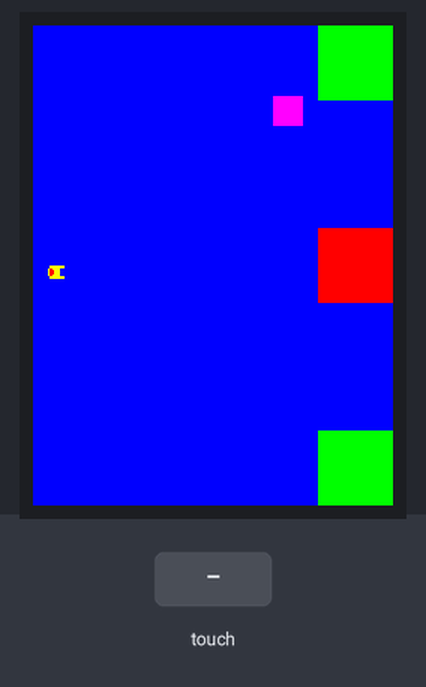
A sketch run on a simulated Arduino Uno, built with avr-gcc and run on an emulated ATmega328P. Parts: 240×320 colour display. Inputs (shaded band) come from the test bench. Random numbers use the default seed unless the sketch sets one; what the sketch prints to the serial monitor is not drawn.

Above: at 13.3 s.
At 14.4 s:
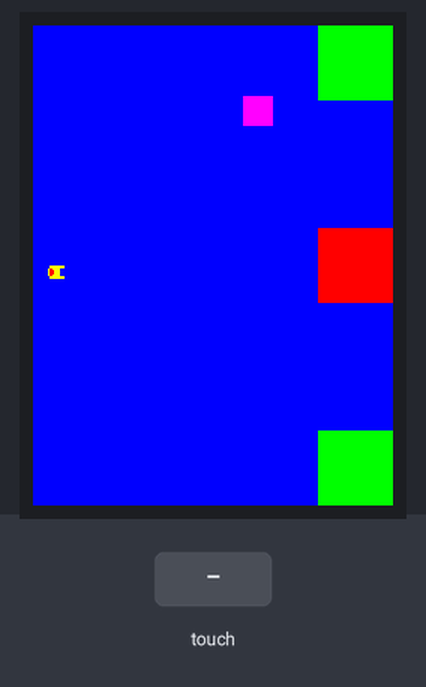
14.5 s: touch panel pressed at 13 % / 90 % of its raw x / y range
At 15.1 s:
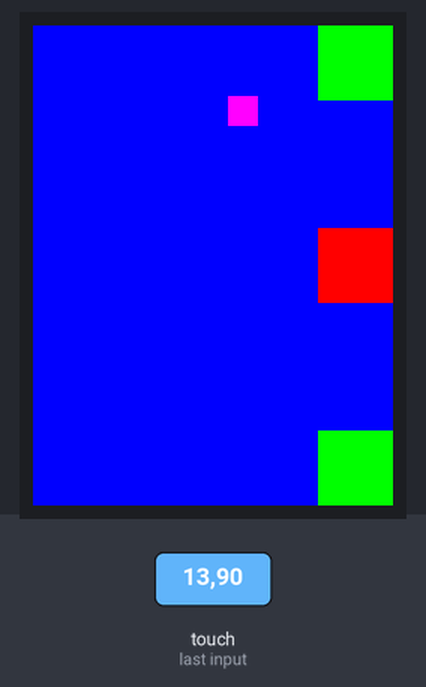
Timing chart, 0 to 17.5 s (numbered marks = the images above; inputs shaded):
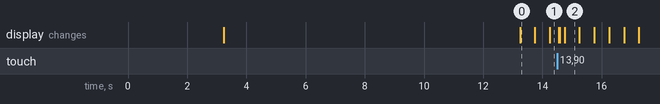

Measured:
- what the display in image 0 shows lasts 0.5 s, from 13.2 s to 13.7 s

The sketch:

TFT5.ino
```cpp
#include <Adafruit_GFX.h>
#include <TouchScreen.h>
#include <MCUFRIEND_kbv.h>

#define MINPRESSURE 20
#define MAXPRESSURE 1000

#define BLACK   0x0000
#define BLUE    0x001F
#define RED     0xF800
#define GREEN   0x07E0
#define CYAN    0x07FF
#define MAGENTA 0xF81F
#define YELLOW  0xFFE0
#define WHITE   0xFFFF
int ID;
byte YP = A1;
byte XM = A2;
byte YM = 7;
byte  XP = 6;
MCUFRIEND_kbv tft;
int x = tft.height() / 2;
int y = 10;
int bulletx = x + 3;
int bullety = y + 20;
int enemyy = 160;
int enemyx = random(40, 280);
long timeenemy = 0;
long timebullet = 0;
long timeship = 0;
long timeenemycomesback = 0;
bool bulletstart = 0;
byte timeshipcounter = 0;
byte ship[99] = {
  0, 0, 1, 1, 1, 1, 1, 0, 0,
  1, 1, 2, 2, 2, 2, 2, 1, 1,
  1, 1, 2, 2, 2, 2, 2, 1, 1,
  1, 1, 1, 2, 2, 2, 1, 1, 1,
  1, 1, 1, 1, 1, 1, 1, 1, 1,
  1, 1, 1, 1, 1, 1, 1, 1, 1,
  1, 1, 1, 1, 1, 1, 1, 1, 1,
  1, 1, 1, 1, 1, 1, 1, 1, 1,
  1, 1, 0, 0, 0, 0, 0, 1, 1,
  1, 1, 0, 0, 0, 0, 0, 1, 1,
  1, 1, 0, 0, 0, 0, 0, 1, 1
};
byte bullet[30] = {
  0, 2, 2, 2, 0,
  2, 1, 1, 1, 2,
  2, 1, 1, 1, 2,
  2, 1, 1, 1, 2,
  2, 1, 1, 1, 2,
  0, 2, 2, 2, 0
};
byte meteorite[54] = {
  1, 0, 1, 1, 0, 1,
  1, 1, 1, 1, 1, 1,
  0, 1, 1, 1, 1, 1,
  1, 1, 1, 1, 1, 1,
  1, 1, 1, 1, 1, 0,
  1, 1, 1, 1, 1, 0,
  0, 1, 1, 1, 1, 1,
  0, 1, 1, 1, 1, 1,
  1, 0, 0, 0, 0, 0
};
TouchScreen ts = TouchScreen(XP, YP, XM, YM, 500);
TSPoint tp;
void drawShip(bool color) {  //0-off-blue 1-on-yellow
  if (color == 0) {
    tft.fillRect(y, x, 11, 9, BLUE);
  }
  else {
    for (int i = 0; i < 99; ++i) {
      int x1 = i % 9;
      int y1 = i / 9;
      x1 = x1 + x;
      y1 = y1 + y;

      if (ship[i] == 1) {
        tft.drawPixel(y1, x1,  YELLOW);
      }
      if (ship[i] == 2) {
        tft.drawPixel(y1, x1, RED);
      }
      if (ship[i] == 0) {
        tft.drawPixel(y1, x1,  BLUE);
      }
    }
  }

}
void drawBullet(bool color) {
  if (color == 0) {
    tft.fillRect(bullety, bulletx, 6, 5, BLUE);
  }
  else {
    for (int i = 0; i < 30; ++i) {
      int x2 = i % 5;
      int y2 = i / 5;
      x2 = x2 + bulletx;
      y2 = y2 + bullety;
      if (bullet[i] == 1) {
        tft.drawPixel(y2, x2,  YELLOW);
      }
      if (bullet[i] == 2) {
        tft.drawPixel(y2, x2, MAGENTA);
      }
      if (bullet[i] == 0) {
        tft.drawPixel(y2, x2, BLUE);
      }
    }
  }
}
void setup() {
  // put your setup code here, to run once:
  Serial.begin(9600);
  delay(3000);
  tft.reset();
  Serial.println(tft.readID(), HEX);
  Serial.print(tft.width());
  Serial.print(tft.height());
  tft.begin(0x9320);
  tft.setRotation(0);
  tft.fillScreen(BLUE);
  tft.setTextSize(2); tft.setCursor(50, tft.width() / 2); tft.setTextColor(WHITE);  //  5x5
  //tft.fillRect(y, x, 15, 15, YELLOW);
  drawShip(1);
  delay(10000);

  tft.fillRect(190, 270, 50, 50, GREEN);
  tft.fillRect(190, 0, 50, 50, GREEN);
  tft.fillRect(190, 135, 50, 50, RED);
  tft.fillRect(enemyy, enemyx, 20, 20, MAGENTA);
  timeenemy = millis();
  timebullet = millis();
  timeship = millis();
  timeenemycomesback = millis();

}
void loop() {
  // put your main code here, to run repeatedly:
  tp = ts.getPoint();
  pinMode(XM, OUTPUT);
  pinMode(YP, OUTPUT);
  pinMode(XP, OUTPUT);
  pinMode(YM, OUTPUT);
  if (tp.z > MINPRESSURE && tp.z < MAXPRESSURE) {  // z = pressure
    int x1 = map(tp.y, 910, 220, 0, 320);
    int y1 = map(tp.x, 910, 200, 0, 240);   //down 0-80     center 81 - 160    up 161 - 239

    if (x1 > 270 && x1 < 320 && y1 > 190 && y1 < 240) {
      drawShip(0);
      x = x + 15;
      drawShip(1);

    }
    if (x1 > 0 && x1 < 50 && y1 > 190 && y1 < 240) {
      drawShip(0);
      x = x - 15;
      drawShip(1);

    }
    /*if (x1 > 135 && x1 < 180 && y1 > 190 && y1 < 240) {
      bulletx = x + 3;
      bullety = y + 20;
      tft.fillRect(bullety, bulletx, 10, 10, BLACK);
      if (millis() - timebullet > 200) {
        timebullet = millis();
        tft.fillRect(bullety, bulletx, 10, 10, BLUE);
        bullety = bullety + 10;
        tft.fillRect(bullety, bulletx, 10, 10, BLACK);
      }
      tft.fillRect(190, 135, 50, 50, RED);
      }*/
    if (x1 > 135 && x1 < 180 && y1 > 190 && y1 < 240 && bulletstart == 0) {
      bulletx = x + 3;
      bullety = y + 20;
      bulletstart = 1;
      drawBullet(1);
    }
  }

  if ((millis() - timebullet) > 200 && bulletstart == 1) {
    timebullet = millis();
    drawBullet(0);
    bullety = bullety + 10;
    drawBullet(1);
    if (bullety == 180) {
      drawBullet(0);
      bulletstart = 0;

      tft.fillRect(190, 135, 50, 50, RED);
      tft.fillRect(190, 270, 50, 50, GREEN);
      tft.fillRect(190, 0, 50, 50, GREEN);
    }
  }

  if ((millis() - timeenemy) > 500) {
    timeenemy = millis();
    tft.fillRect(enemyy, enemyx, 20, 20, BLUE);
    enemyy = enemyy - 10;
    if (enemyy < 10) {
      enemyy = 160;
      enemyx = random(20, 300);
    }
    tft.fillRect(enemyy, enemyx, 20, 20, MAGENTA);
  }
  if (((enemyy - bullety) < 10) &&  ((enemyx - bulletx) < 10) && ((bulletx - enemyx) < 20)) {
    bulletstart = 0;
    tft.fillRect(enemyy, enemyx, 20, 20, BLUE);
    drawBullet(0);
    enemyy = 160;
    enemyx = random(20, 300);
  }
  if (((enemyy - y) < 10) &&  ((enemyx - x) < 5) && ((x - enemyx) < 20)) {
    tft.fillRect(enemyy, enemyx, 20, 20, BLUE);
    for (byte i = 0; i <= 3; i++) {
      tft.fillRect(y - 3, x - 3, 20, 20, YELLOW);
      delay(200);
      tft.fillRect(y - 3, x - 3, 20, 20, RED);
      delay(200);
    }
    tft.fillRect(y - 3, x - 3, 20, 20, BLUE);
    /*if ((millis() - timeship) > 50) {
      tft.fillRect(y, x, 15, 15, RED);
      timeshipcounter = timeshipcounter + 1;
      }*/
    enemyy = 160;
    enemyx = random(20, 300);

  }
  drawShip(1);
} // 320x240x3 byte
```
